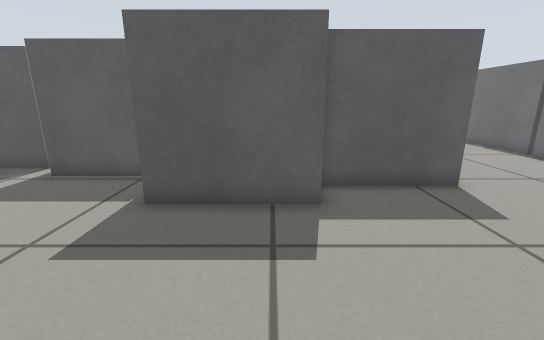
View 1 (above)

16 first-person views from a walk through a Gazebo world. The camera is 0.57 m above the floor, tilts 14° down and sees 90° across. The floor is counted in squares, 0.25 m on a side. Each view is taken from the middle of a square. On the plan, view 1 faces up. The plan holds only what a view shows up to about 17 squares ahead; the rest is blank. The place goes on beyond the plan.

View 2
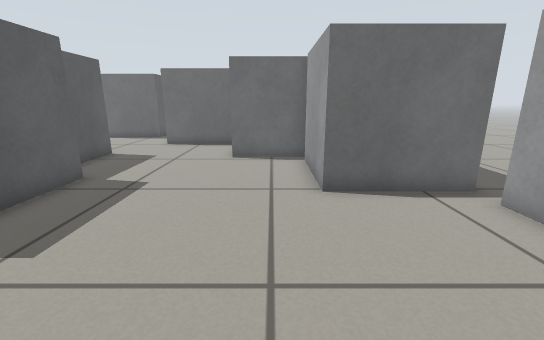

View 3
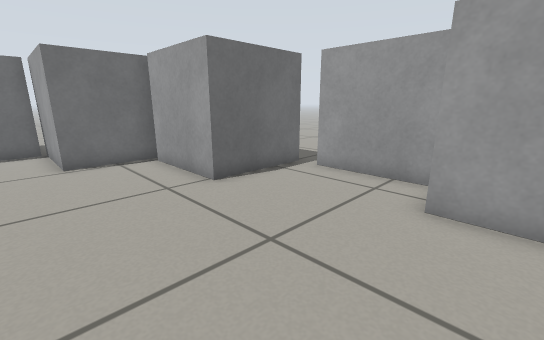

View 4
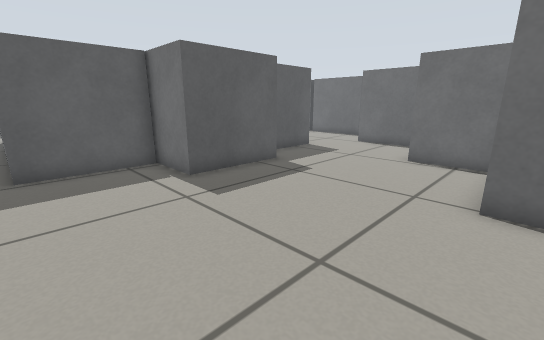

View 5
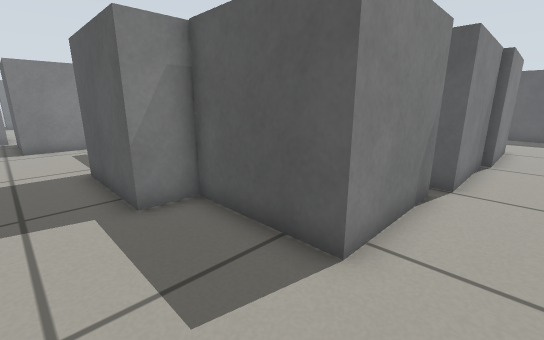

View 6
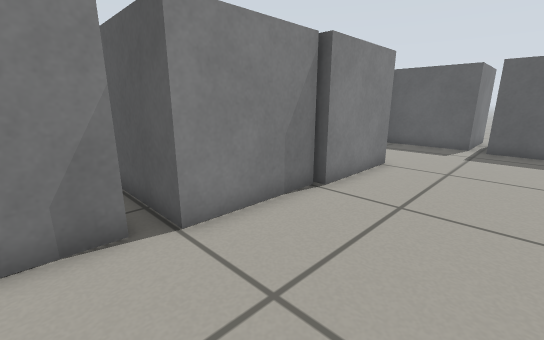

View 7
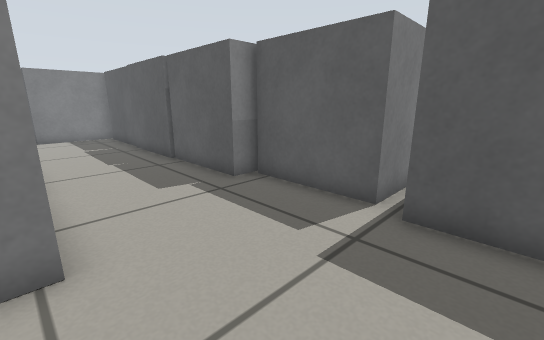

View 8
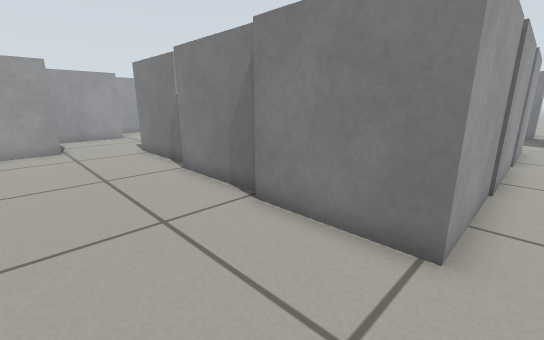

View 9
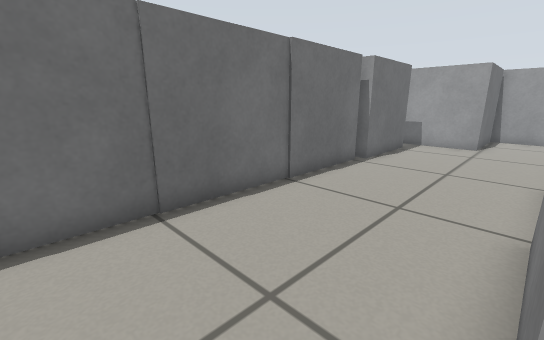

View 10
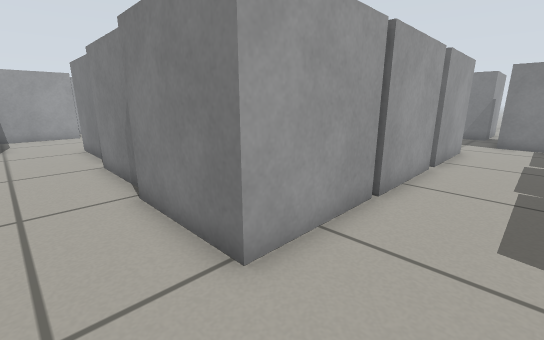

View 11
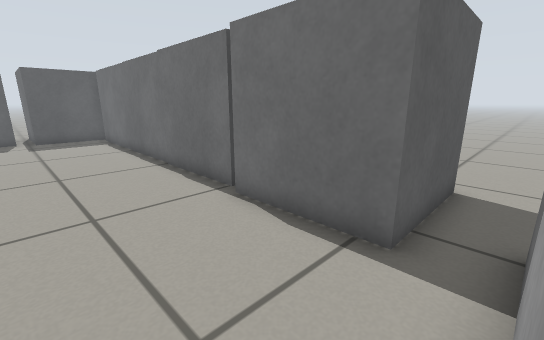

View 12
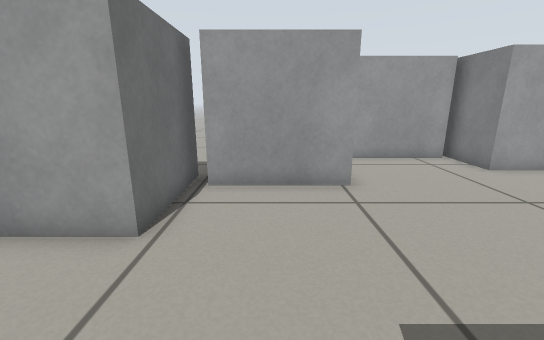

View 13
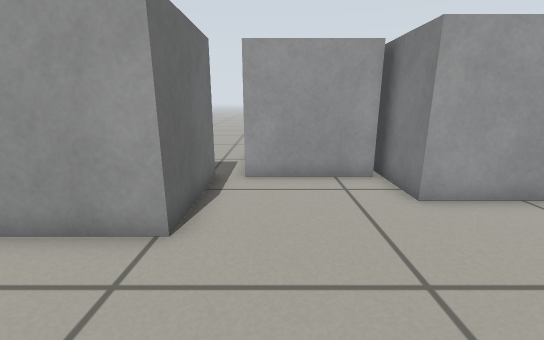

View 14
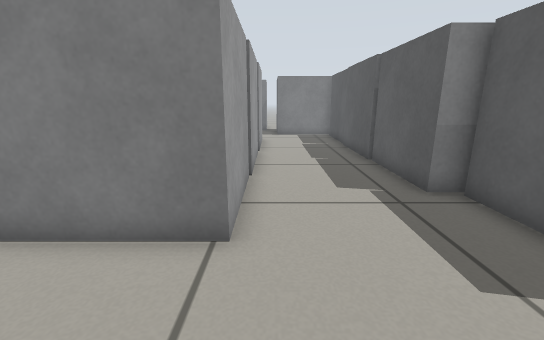

View 15
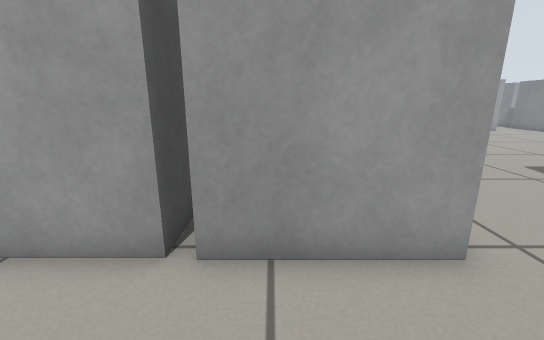

View 16
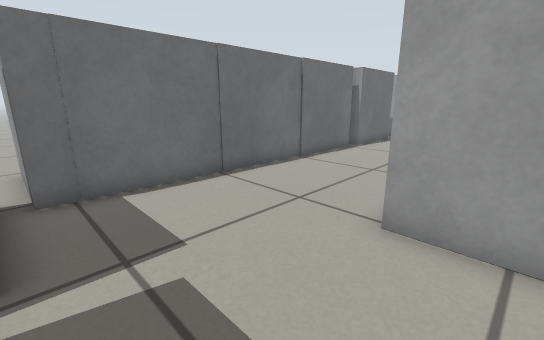

### Floor plan
Key: @ floor where view 1 was taken; . floor; B grey box.
Columns run from 7 left of view 1 to 19 right of it. Each row starts with its distance up from view 1.
 29                B
 28                B
 27                B
 26           BBBBBB
 25 BBBBBBBBBBB.....BBBBBBB.
 24 ..................BB
 23 ..................
 22 ..................
 21 ..................BB
 20 BBBBBBBBBBBBBB....B
 19      B       B....BB
 18              B....B
 17              B....B
 16             BB....B
 15             BB....B
 14              B....B
 13              B....B
 12          BBBBB....BB
 11             B.....BB
 10             B.....B
  9             B.....B
  8 BBBBB       B.....B    ....
  7 ....B   BBBBB.....BBBBB....
  6 ....BBBBB......BBBBB.......
  5 ...............B
  4 ...............B
  3 ...............B
  2 ............BBBB
  1 ...........B
  0 .......@...B
 -1 .......BBBBB
 -2 .......B   B
 -3 BB.....B
 -4  BB....B
 -5   BBBBBB
 -6   B    ..
 -7        ...
 -8        ....
 -9        .......
-10        .. ....
-11        ..   ...
-12        ..    ...
-13        ..      .
-14        ..

Positions as (right, up) in squares from view 1, and headings:
1: (0, 0), facing up
2: (-7, 0), facing right
3: (-7, 3), facing down-right
4: (-7, -2), facing up-right
5: (7, 4), facing up-left
6: (10, 10), facing up-left
7: (10, 20), facing up-left
8: (10, 21), facing down-left
9: (6, 22), facing down-right
10: (8, 23), facing down-left
11: (7, 6), facing up-right
12: (2, 6), facing down
13: (-2, 3), facing down
14: (10, 21), facing left
15: (-4, 24), facing down
16: (4, 25), facing down-right
